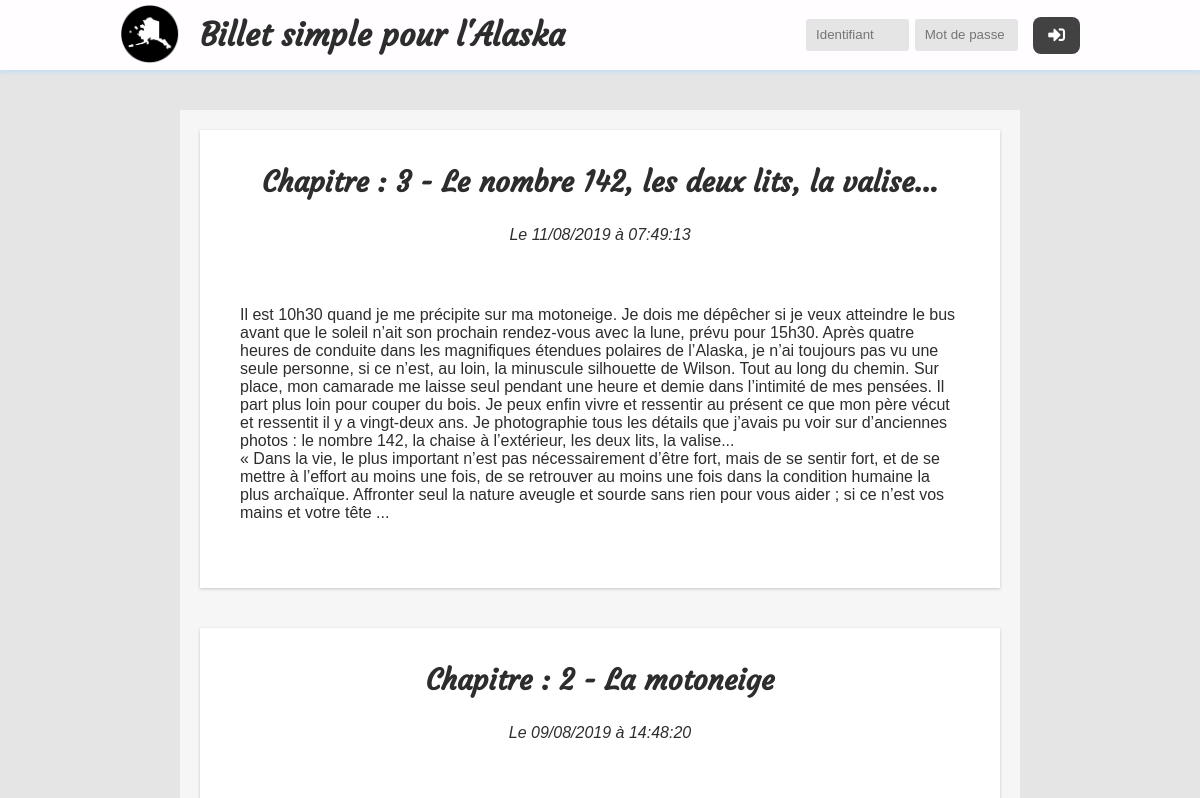
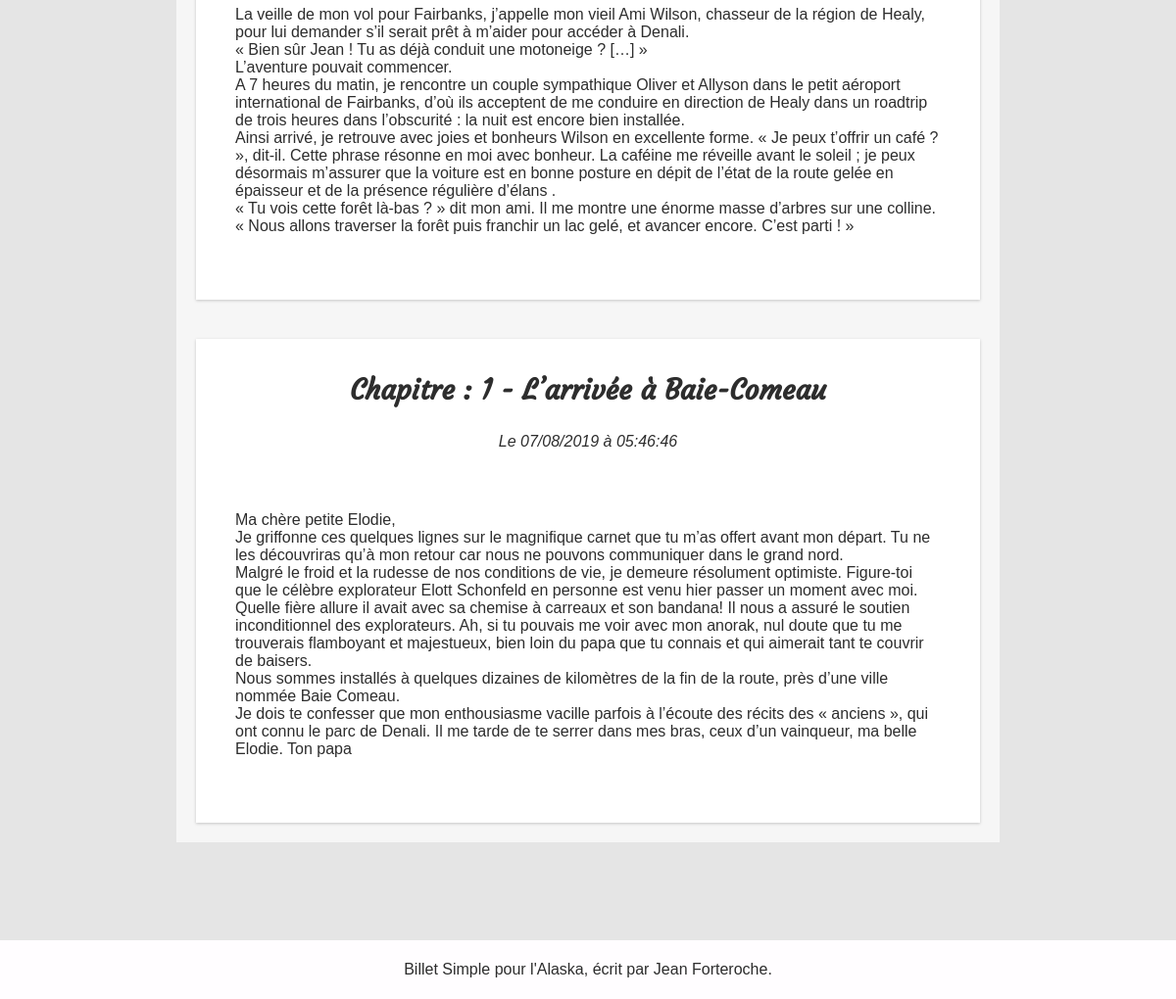
The page / on the database its author committed (2 pictures, top to bottom).
### tables this page shows
CREATE TABLE `posts` (
  `bil_id` int(11) NOT NULL,
  `bil_date` datetime NOT NULL,
  `bil_titre` varchar(100) NOT NULL,
  `bil_contenu` longtext NOT NULL,
  `auteur_id` int(11) NOT NULL
);

### controller/controleurAccueil.php (called while the page is built)
<?php
require_once 'model/billet.php';
require_once 'core/viewClass.php';
class controleurAccueil
{
  private $billet;
  public function __construct()
  {
    $this->billet = new Billet();
  }
  public function accueil()
  {
    $billets = $this->billet->getBillets();
    $vue = new View("Home");
    $vue->generer(array('billets' => $billets));
  }
}

### index.php (called while the page is built, shortened)
<?php
require 'core/routeur.php';
$routeur = new Routeur();
$routeur->routerRequete();

### model/billet.php (called while the page is built, shortened)
<?php
require_once 'model.php';
class Billet extends Model
{
	public function getBillets($order = 'desc')
	{
		if ($order == 'desc'){
			$sql = 'select bil_id, date_format(bil_date, \'%d/%m/%Y à %H:%i:%s\') as date_fr, bil_titre, bil_contenu from posts order by bil_id desc';
		}
		else {
			$sql = 'select bil_id, date_format(bil_date, \'%d/%m/%Y à %H:%i:%s\') as date_fr, bil_titre, bil_contenu from posts order by bil_id asc';
		}
		$billets = $this->executerRequete($sql);
		return $billets->fetchAll();
	}
}

### model/model.php (called while the page is built)
<?php
abstract class Model
{
	protected $bdd;
	protected function executerRequete($sql, $params = null)
	{
		if ($params == null) {
			$resultat = $this->getDb()->query($sql);
		}
		else {
			$resultat = $this->getDb()->prepare($sql);
			$resultat->execute($params);
		}
		return $resultat;
	}
	private function getDb()
	{
		if($this->bdd == null) {
			$this->bdd = new PDO('mysql:host=localhost;port=8889;dbname=p4_blog;charset=utf8','root', 'root', array(PDO::ATTR_ERRMODE => PDO::ERRMODE_EXCEPTION));
		}
    	return $this->bdd;
 	}
}

### view/viewHome.php (the view)
<?php $this->titre = "Blog Alaska : Accueil"; ?>
<div id="wrapper-home">
	<?php foreach ($billets as $billet): ?>
	<div class="wrapper">
		<article class="billet box">
			<header>
				<a href="<?= "index.php?action=billet&id=" . $billet['bil_id'] ?>">
					<h2 class="postTitle"><?= $billet['bil_titre'] ?></h2>
				</a>
				<div class="timeinfo">
					<p class="time">Le <?= $billet['date_fr'] ?></p>
				</div>
			</header>
			<div class="wrapper">
				<p><?= $billet['bil_contenu'] ?></p>
			</div>
		</article>
	</div>
	<?php endforeach; ?>
</div>

### view/template.php (shortened to what this page needs)
<!doctype html>
<html lang="fr">
	<head>
		<link rel="stylesheet" href="public/style.css" />
		<link rel="stylesheet" href="https://cdnjs.cloudflare.com/ajax/libs/font-awesome/5.8.2/css/all.css" />
	</head>
	<body>
	<div id="container">
		<header id="main">
			<div id="brand">
				<a href="index.php"><img id="logo" src="public/images/logo2.png" alt="Logo Blog" title="Logo Alaska" /></a>
				<h1 id="blogTitle"><a href="index.php">Billet simple pour l'Alaska</a></h1>
			</div>
			<div id="login">
				<?php
				if(isset($_SESSION['userId'])){
					echo '<p><a href="index.php?action=admin&sort=desc" class="button-connexion" id="logintext">Administration</a></p>
						<a href="index.php?action=admin&sort=desc" class="fas fa-tasks button-connexion" id="loginlogo"></a>
						<p><a href="index.php?action=deconnexion" class="button-connexion" id="logintext">Deconnexion</a></p>
						<a href="index.php?action=deconnexion" class="fas fa-sign-out-alt button-connexion" id="loginlogo"></a>';
				}
				else {
					echo '<form method="POST" id="connexionAdmin" action="index.php?action=admin">
					<input type="text" name="username" placeholder="Identifiant" required/>
					<input type="password" name="password" placeholder="Mot de passe" required/>
					<input type="submit" class="button-connexion" id="logintext" value="Connexion">
					</form>
					<button class="button-connexion" id="loginlogo" form="connexionAdmin"><i class="fas fa-sign-in-alt"></i></button>';
				}
				?>
			</div>
		</header>
				<?= $contenu ?>
		<footer>
			Billet Simple pour l'Alaska, écrit par Jean Forteroche.
		</footer>
	</div>
	</body>
</html>

### core/routeur.php (shortened to what this page needs)
<?php
require_once 'controller/controleurAccueil.php';
require_once 'viewClass.php';
class Routeur
{
	private $ctrlAccueil;
	private $ctrlBillet;
	private $ctrlAdmin;
	private $ctrlAdminRegister;
	private $ctrlErreur;
	public function __construct()
	{
		$this->ctrlAccueil = new controleurAccueil();
		$this->ctrlBillet = new controleurBillet();
		$this->ctrlAdmin = new controleurAdmin();
		$this->ctrlAdminRegister = new ctrlAdminRegister();
		$this->ctrlErreur = new controleurErreur();
	}
	public function routerRequete()
	{
		try {
			if (isset($_GET['action'])) {
				switch($_GET['action']) {
					case 'billet':
						$idBillet = intval($this->getParametre($_GET, 'id'));
						if ($idBillet != 0) {
							$this->ctrlBillet->billet($idBillet);
						}
						else {
							throw new Exception("Identifiant de billet non valide");
						}
						break;
					case 'commenter':
						$auteur = $this->getParametre($_POST, 'auteur');
						$contenu = $this->getParametre($_POST, 'contenu');
						$idBillet = $this->getParametre($_POST, 'id');
						$this->ctrlBillet->commenter($auteur, $contenu, $idBillet);
						break;
					case 'signaler':
						$idBillet = $this->getParametre($_POST, 'idBillet');
						$idCom = $this->getParametre($_POST, 'idCom');
						$this->ctrlBillet->signaler($idBillet, $idCom);
						break;
					case 'deconnexion':
						$this->ctrlAdmin->deconnexion();
						break;
					case 'admin':
						if($connexion == false){
							$connexion = $this->ctrlAdmin->connexionAdmin();
						}
						if($_SESSION['username']){
							if(isset($_GET["sort"])) {
								$order = $this->getParametre($_GET, 'sort');
							}
							else {
								$order = "desc";
							}
							$this->ctrlAdmin->displayAdmin($order);
						}
						else {
							throw new Exception("Administrateur non connecté");
						}
						break;
					case 'create':
						if($_SESSION['username']){
							$this->ctrlAdmin->createView();
						}
						else {
							throw new Exception("Administrateur non connecté");
						}
						break;
					case 'creer':
						if($_SESSION['username']){
							$titreBillet = $this->getParametre($_POST, 'title');
							$contenuBillet = $this->getParametre($_POST, 'content');
							$this->ctrlAdmin->create($titreBillet, $contenuBillet);
						}
						else {
							throw new Exception("Administrateur non connecté");
						}
						break;
					case 'supprimer':
						if($_SESSION['username']){
							$idBillet = $this->getParametre($_GET, 'id');
							$this->ctrlAdmin->suppress($idBillet);
						}
						else {
							throw new Exception("Administrateur non connecté");
						}
						break;
					case 'vueModifier':
						if($_SESSION['username']){
							$idBillet = $this->getParametre($_GET, 'id');
							$this->ctrlAdmin->updateView($idBillet);
						}
						else {
							throw new Exception("Administrateur non connecté");
						}
						break;
					case 'modifier':
						if($_SESSION['username']){
							$idBillet = $this->getParametre($_GET, 'id');
							$titreBillet = $this->getParametre($_POST, 'title');
							$contenuBillet = $this->getParametre($_POST, 'content');
							$this->ctrlAdmin->update($idBillet, $titreBillet, $contenuBillet);
						}
						else {
							throw new Exception("Administrateur non connecté");
						}
						break;
					case 'validComment':
						if($_SESSION['username']){
							$idCom = $this->getParametre($_POST, 'cid');
							$this->ctrlAdmin->validComment($idCom);
						}
						else {
							throw new Exception("Administrateur non connecté");
						}
						break;
					case 'moderer':
						if($_SESSION['username']){
							$idCom = $this->getParametre($_POST, 'cid');
							$modCom = $this->getParametre($_POST, 'modCom');
							$this->ctrlAdmin->moderateCom($modCom, $idCom);
						}
						else {
							throw new Exception("Administrateur non connecté");
						}
						break;
					case 'suppresscom':
						if($_SESSION['username']){
							$idCom = $this->getParametre($_GET, 'id');
							$this->ctrlAdmin->suppressCom($idCom);
						}
						else {
							throw new Exception("Administrateur non connecté");
						}
						break;
					case 'logs':
						if($_SESSION['username']){
							$this->ctrlAdmin->logsView();
						}
						else {
							throw new Exception("Administrateur non connecté");
						}
						break;
					case 'registration':
							$this->ctrlAdminRegister->createFormView();
						break;
					case 'adminregistration':
							$name = $this->getParametre($_POST, 'nom');
							$pass = $this->getParametre($_POST, 'password');
							$this->ctrlAdminRegister->registration($name, $pass);
						break;
					default:
						throw new Exception("Action non valide");
				}
			}
			else {
				$this->ctrlAccueil->accueil();
			}
		}
			catch (Exception $e) {
				$this->ctrlErreur->erreur($e->getMessage());
			}
		}
}

### core/viewClass.php (shortened to what this page needs)
<?php
Class View
{
	private $fichier;
	private $titre;
	public function __construct($action)
	{
		$this->fichier = "view/view" . $action . ".php";
	}
	public function generer($donnees=[])
	{
		$contenu = $this->genererFichier($this->fichier, $donnees);
		$vue = $this->genererFichier('view/template.php',
		array('titre' => $this->titre, 'contenu' => $contenu));
		echo $vue;
	}
	private function genererFichier($fichier, $donnees)
	{
    	if (file_exists($fichier))
		{
			extract($donnees);
			require $fichier;
			return ob_get_clean();
		}
		else {
			throw new Exception("Fichier '$fichier' introuvable");
		}
  	}
}

### public/style.css (style rules this page uses)
html, body { height: 100%; margin:0px; padding:0px; }
body { color: #2d2d2d; font-family: 'Futura-Medium', 'Futura', 'Trebuchet MS', sans-serif; }
#container { min-height: 250px; width: 100%; margin: auto; display:flex; flex-direction:column; justify-content:space-between; background-color:#e5e5e5; }
a, h1 { color:#2d2d2d; }
h1 { font-family:Changa, Verdana, sans-serif; }
h1, h2, h3 { text-align:center; }
.time { font-style:italic; }
#main { height:70px; display:flex; flex-direction:row; justify-content:space-around; background-color:#FFFDFF; margin-bottom:40px; line-height:100%; box-shadow: 0px 3px 4px 0px rgba(193,221,245,0.8); }
header a { text-decoration:none; }
#brand { display:flex; flex-direction:row; justify-content:flex-start; align-items:center; height:100%; }
#logo { width:60px; height:60px; margin-right:20px; }
#blogTitle { font-size:2em; font-family:Courgette, Arial-Black, serif; }
#login { width:380px; display:flex; flex-direction:row; justify-content:space-around; align-items:center; }
#login input[type=text], input[type=password], input[type=text] { height:30px; width:30%; line-height:30px; padding-left:10px; border:0px; border-radius:3px; color:black; background-color:#e5e5e5; margin-left: 1px; }
.button-connexion { background-color:#424242; -moz-border-radius:8px; -webkit-border-radius:8px; border-radius:8px; border:0px; display:inline-block; cursor:pointer; color:#fffdff; font-family:Arial; font-size:14px; font-weight:bold; padding:10px 20px; }
#loginlogo { padding:10px 15px; display:none; }
#wrapper-home { margin:auto; width:70%; background-color:#f6f6f6; display:flex; flex-direction:column; justify-content:center; }
.wrapper { padding: 20px 20px 20px; }
.box { box-shadow: 0 1px 3px 0 rgba(0,0,0,.2); }
.billet { padding:10px 20px 30px; background-color:#FFFFFF; }
.billet header { text-align:center; }
.timeinfo { padding:10px 0px; text-align:center; }
.postTitle { font-size:1.8em; margin-bottom : 0px; font-family:Courgette; }
.fa-sign-in-alt { font-size:1.2em; }
footer { height:60px; width:100%; margin-top:100px; line-height:60px; text-align: center; background-color:#FFFDFF; }
@media screen and (max-width: 1300px) { #login { width:275px; } }
@media screen and (max-width: 1300px) { #login input[type=text], input[type=password] { width:40%; } }
@media screen and (max-width: 1300px) { #loginlogo { display:inline-block; } }

### rows shown on the page
posts: bil_titre "Chapitre : 3 - Le nombre 142, les deux lits, la valise...", date_fr "11/08/2019 à 07:49:13", bil_contenu "Il est 10h30 quand je me précipite sur ma motoneige. Je dois me dépêcher si je veux atteindre le bus avant que le soleil n’ait son prochain rendez-vous avec la lune, prévu pour 15h30. Après quatre heures de conduite dans les magnifiques étendues polaires de l’Alaska, je n’ai toujours pas vu une seule personne, si ce n’est, au loin, la minuscule silhouette de Wilson. Tout au long du chemin. Sur place, mon camarade me laisse seul pendant une heure et demie dans l’intimité de mes pensées. Il part plus loin pour couper du bois. Je peux enfin vivre et ressentir au présent ce que mon père vécut et ressentit il y a vingt-deux ans. Je photographie tous les détails que j’avais pu voir sur…"
posts: bil_titre "Chapitre : 2 - La motoneige", date_fr "09/08/2019 à 14:48:20", bil_contenu "La veille de mon vol pour Fairbanks, j’appelle mon vieil Ami Wilson, chasseur de la région de Healy, pour lui demander s’il serait prêt à m’aider pour accéder à Denali. « Bien sûr Jean ! Tu as déjà conduit une motoneige ? […] » L’aventure pouvait commencer. A 7 heures du matin, je rencontre un couple sympathique Oliver et Allyson dans le petit aéroport international de Fairbanks, d’où ils acceptent de me conduire en direction de Healy dans un roadtrip de trois heures dans l’obscurité : la nuit est encore bien installée. Ainsi arrivé, je retrouve avec joies et bonheurs Wilson en excellente forme. « Je peux t’offrir un café ? », dit-il. Cette phrase résonne en moi avec bonheur. La caféine me…"
posts: bil_titre "Chapitre : 1 - L’arrivée à Baie-Comeau", date_fr "07/08/2019 à 05:46:46", bil_contenu "Ma chère petite Elodie, Je griffonne ces quelques lignes sur le magnifique carnet que tu m’as offert avant mon départ. Tu ne les découvriras qu’à mon retour car nous ne pouvons communiquer dans le grand nord. Malgré le froid et la rudesse de nos conditions de vie, je demeure résolument optimiste. Figure-toi que le célèbre explorateur Elott Schonfeld en personne est venu hier passer un moment avec moi. Quelle fière allure il avait avec sa chemise à carreaux et son bandana! Il nous a assuré le soutien inconditionnel des explorateurs. Ah, si tu pouvais me voir avec mon anorak, nul doute que tu me trouverais flamboyant et majestueux, bien loin du papa que tu connais et qui aimerait tant te…"
